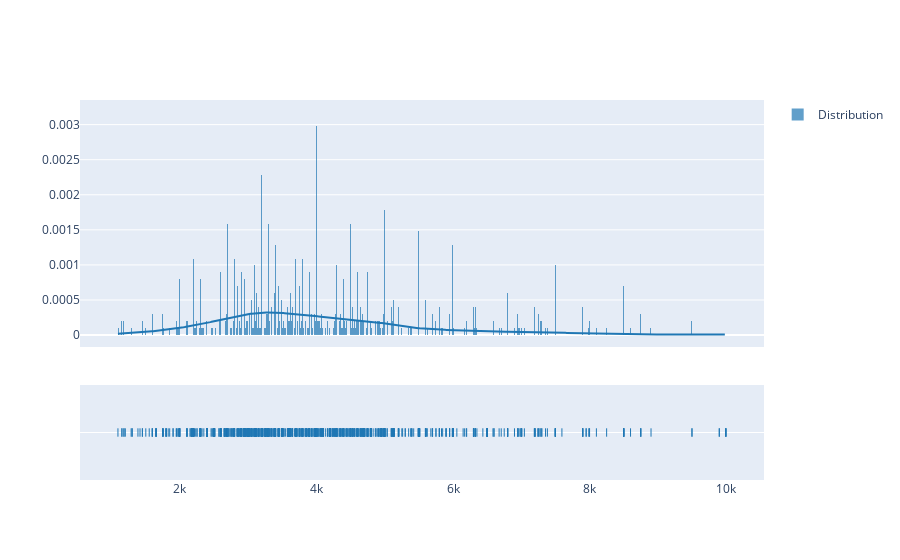

The cell this chart's notebook holds for it:
### Code cell
hist_data = [sf_cl_area['price']]
group_labels = ['Distribution']


layout = go.Layout(
    
    title="Area (Sq/Ft) by Neighborhood",
    xaxis_title="Neighborhoods",
    yaxis_title="Total Area (Sq/Ft)")

fig = ff.create_distplot(hist_data, group_labels, bin_size=10)
iplot(fig, filename='Rental Price Distribution')

### Figure 1 — Plotly figure (JSON) as saved in the notebook; plotly's stock layout.template omitted (floating-point values rounded to 4 significant figures; data arrays with more than 128 entries replaced by an {"elided": "..."} marker saying what was removed)
{"data": [{"histnorm": "probability density", "legendgroup": "Distribution", "marker": {"color": "rgb(31, 119, 180)"}, "name": "Distribution", "opacity": 0.7, "type": "histogram", "x": {"elided": "1008 int values"}, "xaxis": "x", "xbins": {"end": 9999, "size": 10, "start": 1092}, "yaxis": "y"}, {"legendgroup": "Distribution", "marker": {"color": "rgb(31, 119, 180)"}, "mode": "lines", "name": "Distribution", "showlegend": false, "type": "scatter", "x": {"elided": "500 float values"}, "xaxis": "x", "y": {"elided": "500 float values"}, "yaxis": "y"}, {"legendgroup": "Distribution", "marker": {"color": "rgb(31, 119, 180)", "symbol": "line-ns-open"}, "mode": "markers", "name": "Distribution", "showlegend": false, "type": "scatter", "x": {"elided": "1008 int values"}, "xaxis": "x", "y": {"elided": "1008 str values"}, "yaxis": "y2"}], "layout": {"autosize": true, "barmode": "overlay", "hovermode": "closest", "legend": {"traceorder": "reversed"}, "xaxis": {"anchor": "y2", "autorange": true, "domain": [0, 1], "range": [532.0, 10560.0], "type": "linear", "zeroline": false}, "yaxis": {"anchor": "free", "autorange": true, "domain": [0.35, 1], "position": 0, "range": [-0.0001701, 0.003351], "type": "linear"}, "yaxis2": {"anchor": "x", "autorange": true, "domain": [0, 0.25], "dtick": 1, "range": [-1, 1], "showticklabels": false, "type": "category"}}}
